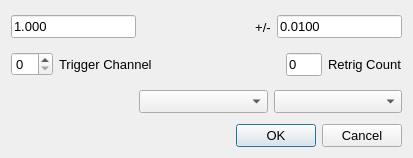
<?xml version="1.0" encoding="UTF-8"?>
<ui version="4.0">
 <class>TrigDialog</class>
 <widget class="QDialog" name="TrigDialog">
  <property name="geometry">
   <rect>
    <x>0</x>
    <y>0</y>
    <width>413</width>
    <height>158</height>
   </rect>
  </property>
  <property name="font">
   <font>
    <pointsize>10</pointsize>
   </font>
  </property>
  <property name="windowTitle">
   <string>Trigger Setup</string>
  </property>
  <layout class="QVBoxLayout" name="verticalLayout">
   <item>
    <widget class="QFrame" name="frame">
     <property name="frameShape">
      <enum>QFrame::NoFrame</enum>
     </property>
     <property name="frameShadow">
      <enum>QFrame::Raised</enum>
     </property>
     <layout class="QHBoxLayout" name="horizontalLayout">
      <property name="leftMargin">
       <number>0</number>
      </property>
      <property name="topMargin">
       <number>1</number>
      </property>
      <property name="rightMargin">
       <number>0</number>
      </property>
      <property name="bottomMargin">
       <number>1</number>
      </property>
      <item>
       <widget class="QLineEdit" name="leTrigLevel">
        <property name="toolTip">
         <string>Trigger Level</string>
        </property>
        <property name="text">
         <string>1.000</string>
        </property>
       </widget>
      </item>
      <item>
       <spacer name="horizontalSpacer_2">
        <property name="orientation">
         <enum>Qt::Horizontal</enum>
        </property>
        <property name="sizeHint" stdset="0">
         <size>
          <width>40</width>
          <height>20</height>
         </size>
        </property>
       </spacer>
      </item>
      <item>
       <widget class="QLabel" name="lblSeparator">
        <property name="text">
         <string>+/-</string>
        </property>
        <property name="alignment">
         <set>Qt::AlignCenter</set>
        </property>
       </widget>
      </item>
      <item>
       <widget class="QLineEdit" name="leTrigVariance">
        <property name="toolTip">
         <string>Trigger Variance</string>
        </property>
        <property name="text">
         <string>0.0100</string>
        </property>
       </widget>
      </item>
     </layout>
    </widget>
   </item>
   <item>
    <widget class="QFrame" name="frame_2">
     <property name="frameShape">
      <enum>QFrame::NoFrame</enum>
     </property>
     <property name="frameShadow">
      <enum>QFrame::Raised</enum>
     </property>
     <layout class="QHBoxLayout" name="horizontalLayout_2" stretch="1,3,3,1,2">
      <property name="leftMargin">
       <number>0</number>
      </property>
      <property name="topMargin">
       <number>1</number>
      </property>
      <property name="rightMargin">
       <number>0</number>
      </property>
      <property name="bottomMargin">
       <number>1</number>
      </property>
      <item>
       <widget class="QSpinBox" name="spnTrigChan"/>
      </item>
      <item>
       <widget class="QLabel" name="lblTriggerChan">
        <property name="text">
         <string>Trigger Channel</string>
        </property>
       </widget>
      </item>
      <item>
       <spacer name="horizontalSpacer">
        <property name="orientation">
         <enum>Qt::Horizontal</enum>
        </property>
        <property name="sizeHint" stdset="0">
         <size>
          <width>40</width>
          <height>20</height>
         </size>
        </property>
       </spacer>
      </item>
      <item>
       <widget class="QLineEdit" name="leRetrigCount">
        <property name="toolTip">
         <string>Pretrigger Count</string>
        </property>
        <property name="text">
         <string>0</string>
        </property>
       </widget>
      </item>
      <item>
       <widget class="QLabel" name="lblRetrigCount">
        <property name="text">
         <string>Retrig Count</string>
        </property>
       </widget>
      </item>
     </layout>
    </widget>
   </item>
   <item>
    <widget class="QFrame" name="fraChanDesc">
     <property name="frameShape">
      <enum>QFrame::NoFrame</enum>
     </property>
     <property name="frameShadow">
      <enum>QFrame::Raised</enum>
     </property>
     <layout class="QHBoxLayout" name="horizontalLayout_3" stretch="2,2,2">
      <property name="leftMargin">
       <number>0</number>
      </property>
      <property name="topMargin">
       <number>2</number>
      </property>
      <property name="rightMargin">
       <number>0</number>
      </property>
      <property name="bottomMargin">
       <number>2</number>
      </property>
      <item>
       <spacer name="horizontalSpacer_3">
        <property name="orientation">
         <enum>Qt::Horizontal</enum>
        </property>
        <property name="sizeHint" stdset="0">
         <size>
          <width>125</width>
          <height>20</height>
         </size>
        </property>
       </spacer>
      </item>
      <item>
       <widget class="QComboBox" name="cmbChanType">
        <property name="toolTip">
         <string>Channel Type</string>
        </property>
       </widget>
      </item>
      <item>
       <widget class="QComboBox" name="cmbRange">
        <property name="toolTip">
         <string>Range</string>
        </property>
       </widget>
      </item>
     </layout>
    </widget>
   </item>
   <item>
    <widget class="QDialogButtonBox" name="buttonBox">
     <property name="orientation">
      <enum>Qt::Horizontal</enum>
     </property>
     <property name="standardButtons">
      <set>QDialogButtonBox::Cancel|QDialogButtonBox::Ok</set>
     </property>
    </widget>
   </item>
  </layout>
 </widget>
 <resources/>
 <connections>
  <connection>
   <sender>buttonBox</sender>
   <signal>accepted()</signal>
   <receiver>TrigDialog</receiver>
   <slot>accept()</slot>
   <hints>
    <hint type="sourcelabel">
     <x>248</x>
     <y>254</y>
    </hint>
    <hint type="destinationlabel">
     <x>157</x>
     <y>274</y>
    </hint>
   </hints>
  </connection>
  <connection>
   <sender>buttonBox</sender>
   <signal>rejected()</signal>
   <receiver>TrigDialog</receiver>
   <slot>reject()</slot>
   <hints>
    <hint type="sourcelabel">
     <x>316</x>
     <y>260</y>
    </hint>
    <hint type="destinationlabel">
     <x>286</x>
     <y>274</y>
    </hint>
   </hints>
  </connection>
 </connections>
</ui>
